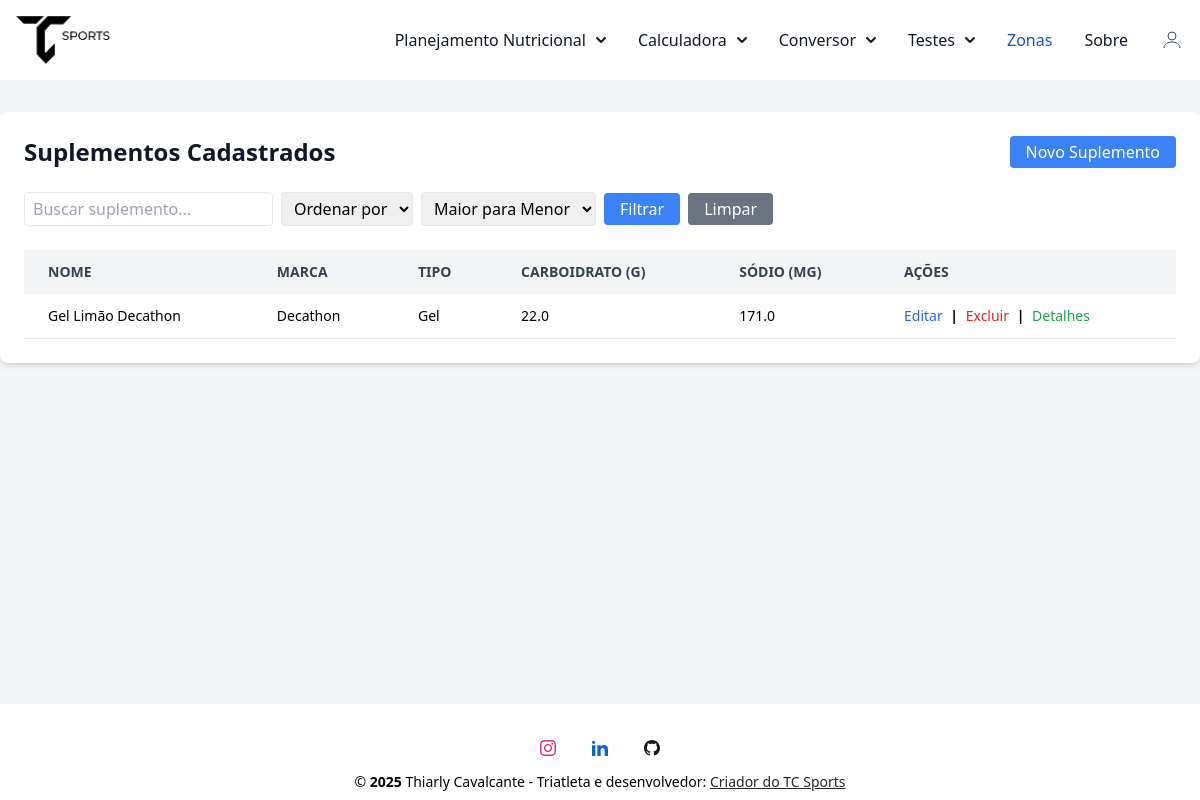
Page /suplementos (signed in) on the committed database.
### conversor/models.py (models this page shows, shortened)
class Suplemento(database.Model):
    __tablename__ = 'suplementos'
    id = database.Column(database.Integer, primary_key=True)
    user_id = database.Column(database.Integer, database.ForeignKey('user.id'), nullable=False)
    nome = database.Column(database.String(100), nullable=False)
    tipo = database.Column(database.String(50), nullable=False)
    marca = database.Column(database.String(50))
    carbo = database.Column(database.Float)
    sodio = database.Column(database.Float)
    magnesio = database.Column(database.Float)
    potassio = database.Column(database.Float)
    calcio = database.Column(database.Float)
    cafeina = database.Column(database.Float)
    taurina = database.Column(database.Float)
    beta_alanina = database.Column(database.Float)
    citrulina = database.Column(database.Float)
    creatina = database.Column(database.Float)
    coq10 = database.Column(database.Float)
    carnitina = database.Column(database.Float)
    leucina = database.Column(database.Float)
    isoleucina = database.Column(database.Float)
    valina = database.Column(database.Float)
    arginina = database.Column(database.Float)
    vit_b1 = database.Column(database.Float)
    vit_b2 = database.Column(database.Float)
    vit_b3 = database.Column(database.Float)
    vit_b6 = database.Column(database.Float)
    vit_b7 = database.Column(database.Float)
    vit_b9 = database.Column(database.Float)
    vit_b12 = database.Column(database.Float)
    vit_c = database.Column(database.Float)

### conversor/router.py (the view)
@app.route('/suplementos')
@login_required
def listar_suplementos():
    filtro = request.args.get('filtro', '')
    ordenar = request.args.get('ordenar', '')
    direcao = request.args.get('direcao', 'desc')
    query = Suplemento.query.filter_by(user_id=current_user.id)  # 👈 só do usuário logado
    if filtro:
        query = query.filter(
            Suplemento.nome.ilike(f'%{filtro}%') | Suplemento.tipo.ilike(f'%{filtro}%')
        )
    if ordenar == 'carbo':
        query = query.order_by(Suplemento.carbo.asc() if direcao == 'asc' else Suplemento.carbo.desc())
    elif ordenar == 'sodio':
        query = query.order_by(Suplemento.sodio.asc() if direcao == 'asc' else Suplemento.sodio.desc())
    suplementos = query.all()
    return render_template(
        'listar_suplementos.html',
        suplementos=suplementos,
        filtro=filtro,
        ordenar=ordenar,
        direcao=direcao
    )

### conversor/models.py (called while the page is built)
@login_manager.user_loader
def load_user(user_id):
    return User.query.get(int(user_id))

### conversor/templates/listar_suplementos.html (shortened to what this page needs)
{% extends "base.html" %}
{% block content %}
<div class="flex flex-col items-center justify-center mt-8">
    <div class="w-full max-w-8xl p-6 bg-white rounded-lg shadow-md">
        <div class="flex justify-between items-center mb-6">
            <h1 class="text-2xl font-bold text-gray-900">Suplementos Cadastrados</h1>
            <a href="{{ url_for('novo_suplemento') }}" class="bg-blue-500 hover:bg-blue-700 text-white  px-4 py-1 rounded">
                Novo Suplemento
            </a>
        </div>
        <div class="flex flex-wrap gap-4 mb-6">
            <form method="GET" class="flex items-center gap-2">
              <input type="text" name="filtro" placeholder="Buscar suplemento..." value="{{ filtro }}" class="border px-2 py-1 rounded">
              <select name="ordenar" class="border px-2 py-1 rounded">
                <option value="">Ordenar por</option>
              </select>
              <select name="direcao" class="border px-2 py-1 rounded">
                <option value="desc" {% if direcao == 'desc' %}selected{% endif %}>Maior para Menor</option>
              </select>
              <button type="submit" class="bg-blue-500 text-white px-4 py-1 rounded hover:bg-blue-700">
                Filtrar
              </button>
              <a href="{{ url_for('listar_suplementos') }}" class="bg-gray-500 text-white px-4 py-1 rounded hover:bg-gray-700">
                Limpar
              </a>
            </form>
          </div>
        {% if suplementos %}
        <div class="overflow-x-auto">
            <table class="min-w-full text-sm text-left">
                <thead class="text-gray-700 uppercase bg-gray-100">
                    <tr>
                        <th class="py-3 px-6">Nome</th>
                        <th class="py-3 px-6">Marca</th>
                        <th class="py-3 px-6">Tipo</th>
                        <th class="py-3 px-6">Carboidrato (g)</th>
                        <th class="py-3 px-6">Sódio (mg)</th>
                        <th class="py-3 px-6">Ações</th>
                    </tr>
                </thead>
                <tbody>
                    {% for suplemento in suplementos %}
                    <tr class="border-b">
                        <td class="py-3 px-6">{{ suplemento.nome }}</td>
                        <td class="py-3 px-6">{{ suplemento.marca }}</td>
                        <td class="py-3 px-6">{{ suplemento.tipo }}</td>
                        <td class="py-3 px-6">{{ suplemento.carbo or 0 }}</td>
                        <td class="py-3 px-6">{{ suplemento.sodio or 0 }}</td>
                        <td class="py-3 px-6">
                            <a href="{{ url_for('editar_suplemento', id=suplemento.id) }}" class="text-blue-600 hover:underline">Editar</a>
                            <span class="mx-1">|</span>
                            <a href="{{ url_for('excluir_suplemento', id=suplemento.id) }}" class="text-red-600 hover:underline" onclick="return confirm('Tem certeza que deseja excluir?')">Excluir</a>
                            <span class="mx-1">|</span>
                            <button onclick="toggleDetails('{{ suplemento.id }}')" class="text-green-600 hover:underline">Detalhes</button>
                        </td>
                    </tr>
                    {% endfor %}
                </tbody>
            </table>
        </div>
        {% else %}
        <p class="text-center text-gray-500">Nenhum suplemento cadastrado ainda.</p>
        {% endif %}
    </div>
</div>
{% endblock %}

### conversor/static/css/style.css (style rules this page uses)
span { color: black; font-weight: bold; }
html { height: 100%; }
body { display: flex; flex-direction: column; min-height: 100vh; margin: 0; }

### rows in the picture
Suplemento: nome "Gel Limão Decathon", marca "Decathon", tipo "Gel", carbo "22.0", sodio "171.0"
